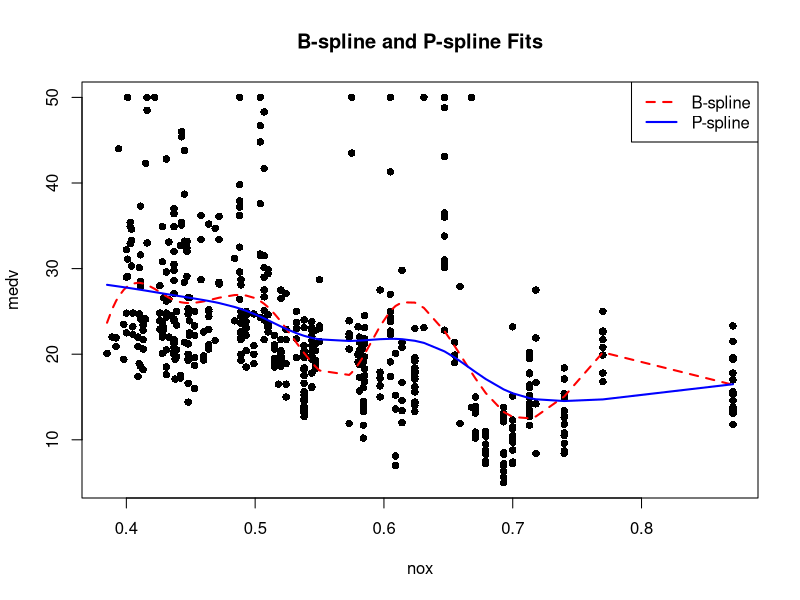

R code for this plot:
# Load necessary libraries
library(splines)  # For B-spline functions
library(MASS)     # For the Boston dataset

# Set the random seed
set.seed(4060)

# Prepare the data
x <- Boston$nox
y <- Boston$medv

knots <- quantile(x, probs = c(0.15, 0.40, 0.60, 0.70, 0.85))
print("Knots at quantiles:")
print(knots)

bspline_fit <- lm(y ~ bs(x, knots = knots))

coefficients <- coef(bspline_fit)
print("B-spline Coefficient Estimates:")
print(coefficients)

#b--------------------------
newx <- data.frame(x = c(0.4, 0.5, 0.6))
predictions_b <- predict(bspline_fit, newdata = newx)
print("Predicted y values from B-spline at new x values:")
print(data.frame(newx, Predicted_y = predictions_b))


#c)-----------------------------------------------------
set.seed(4060)
pspline_fit <- smooth.spline(x, y, cv = TRUE)
penalized_RSS <- pspline_fit$pen.crit
print(paste("P-spline Penalized Criterion (RSS):", round(penalized_RSS, 3)))

#ii)
# Plot the data
plot(x, y, col = "black", pch = 16, xlab = "nox", ylab = "medv", main = "B-spline and P-spline Fits")

# Order x values for smooth plotting
x_ordered <- order(x)
x_sorted <- x[x_ordered]

# B-spline predictions over the range of x
bspline_pred <- predict(bspline_fit, newdata = data.frame(x = x_sorted))

# P-spline predictions over the range of x
pspline_pred <- predict(pspline_fit, x = x_sorted)

# Add B-spline fit to the plot
lines(x_sorted, bspline_pred, col = "red", lwd = 2, lty = 2)

# Add P-spline fit to the plot
lines(x_sorted, pspline_pred$y, col = "blue", lwd = 2)

# Add legend
legend("topright", legend = c("B-spline", "P-spline"), col = c("red", "blue"), lty = c(2,1), lwd = 2)


#d-----------------------
# New x values
newx_values <- c(0.4, 0.5, 0.6)

# Generate predictions
predictions_p <- predict(pspline_fit, x = newx_values)

# Prepare data frame for comparison
comparison <- data.frame(
  x = newx_values,
  B_spline_Pred = predictions_b,
  P_spline_Pred = predictions_p$y
)

print("Comparison of Predicted y values at new x values:")
print(comparison)
#The predicted values from both models are similar but not identical.
#B-spline: The B-spline model uses fixed knots at specified quantiles, which may lead to more abrupt changes in the fitted curve.
#P-spline (Smoothing Spline): The P-spline model uses a smoothing parameter optimized via cross-validation, leading to a smoother fit that balances the trade-off between flexibility and overfitting.
#The slight differences in predictions reflect the different ways each model fits the data, with the P-spline generally providing a smoother estimate.



#e---------------------------------
set.seed(4060)
#create fold
n <- length(y)
K <- 5
folds <- sample(1:K, n, replace = TRUE)
predictions_cv <- numeric(n)

#cv
for (k in 1:K) {
  # Training and test indices
  train_indices <- which(folds != k)
  test_indices <- which(folds == k)
  
  # Training data
  x_train <- x[train_indices]
  y_train <- y[train_indices]
  
  # Test data
  x_test <- x[test_indices]
  y_test <- y[test_indices]
  
  # Fit the P-spline on training data
  pspline_cv_fit <- smooth.spline(x_train, y_train, cv = TRUE)
  
  # Generate predictions on test data
  predictions <- predict(pspline_cv_fit, x = x_test)$y
  
  # Store predictions
  predictions_cv[test_indices] <- predictions
}

# Define RMSE function
RMSE <- function(actual, predicted) {
  sqrt(mean((actual - predicted)^2))
}

# Calculate RMSE
rmse_cv <- RMSE(y, predictions_cv)
print(paste("5-Fold CV RMSE for P-spline:", round(rmse_cv, 3)))



#Alternate approach if p-spline can't be computed

folds <- sample(1:K, n, replace = TRUE)
predictions_lm <- numeric(n)
for (k in 1:K) {
  # Training and test indices
  train_indices <- which(folds != k)
  test_indices <- which(folds == k)
  
  # Training data
  x_train <- x[train_indices]
  y_train <- y[train_indices]
  
  # Test data
  x_test <- x[test_indices]
  y_test <- y[test_indices]
  
  # Fit linear model
  lm_cv_fit <- lm(y_train ~ x_train)
  
  # Generate predictions
  predictions <- predict(lm_cv_fit, newdata = data.frame(x_train = x_test))
  
  # Store predictions
  predictions_lm[test_indices] <- predictions
}

# Calculate RMSE
rmse_lm_cv <- RMSE(y, predictions_lm)
print(paste("5-Fold CV RMSE for Linear Model:", round(rmse_lm_cv, 3)))

#The P-spline model tends to provide a smoother fit to the data due to its smoothing parameter, which can result in better generalization performance as indicated by the lower RMSE compared to the linear model.
#Cross-validation is a valuable tool for assessing the predictive performance of a model and helps in selecting models that generalize well to unseen data.





#Alt alt approach


predictions_lm <- numeric(n)
rmse_aa = numeric(K)


R = 0
K = 5
errsR = NULL
folds = cut(1:n, K, labels=FALSE)

for(r in 1:R){
  # shuffle the dataset every time 
  # a k-fold CV is initiated:
  # (otherwise we re-use exactly the same
  # fold!!)
  is = sample(1:n,n)
  x = x[is]
  y = y[is]
  # then perform k-fold CV:
  for(k in 1:K){
    # Training and test indices
    train_indices <- which(folds != k)
    test_indices <- which(folds == k)
    
    # Training data
    x_train <- x[train_indices]
    y_train <- y[train_indices]
    
    # Test data
    x_test <- x[test_indices]
    y_test <- y[test_indices]
    
    # Fit linear model
    lm_cv_fit <- lm(y_train ~ x_train)
    
    # Generate predictions
    predictions <- predict(lm_cv_fit, newdata = data.frame(x_train = x_test) )
    
    # Store predictions
    predictions_lm[test_indices] <- predictions
    rmse_aa[k] = RMSE(y_test,predictions)
  }
}
mean(rmse_aa)

